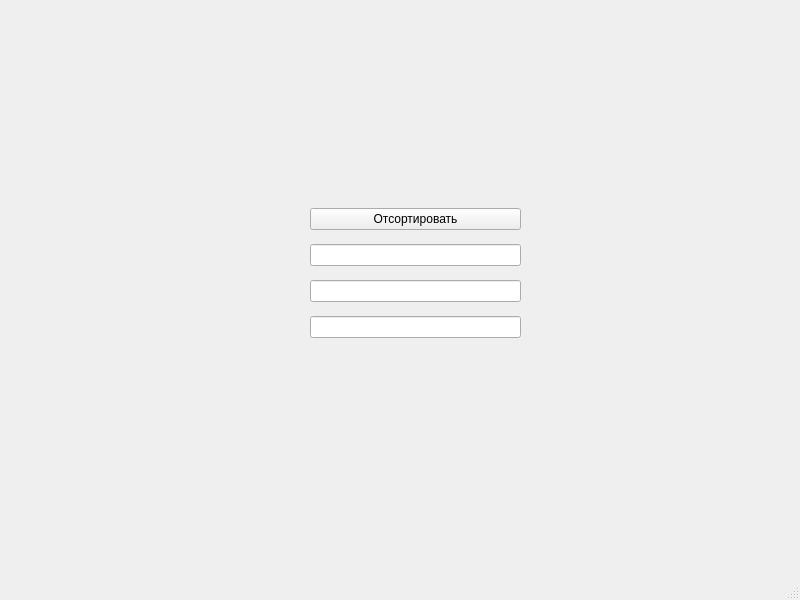
<?xml version="1.0" encoding="UTF-8"?>
<ui version="4.0">
 <class>MainWindow</class>
 <widget class="QMainWindow" name="MainWindow">
  <property name="geometry">
   <rect>
    <x>0</x>
    <y>0</y>
    <width>800</width>
    <height>600</height>
   </rect>
  </property>
  <property name="windowTitle">
   <string>MainWindow</string>
  </property>
  <widget class="QWidget" name="centralwidget">
   <widget class="QWidget" name="layoutWidget">
    <property name="geometry">
     <rect>
      <x>310</x>
      <y>200</y>
      <width>211</width>
      <height>146</height>
     </rect>
    </property>
    <layout class="QVBoxLayout" name="verticalLayout">
     <item>
      <widget class="QPushButton" name="sortButton">
       <property name="text">
        <string>Отсортировать</string>
       </property>
      </widget>
     </item>
     <item>
      <widget class="QLineEdit" name="lineEditX">
       <property name="text">
        <string/>
       </property>
      </widget>
     </item>
     <item>
      <widget class="QLineEdit" name="lineEditY">
       <property name="text">
        <string/>
       </property>
      </widget>
     </item>
     <item>
      <widget class="QLineEdit" name="lineEditZ">
       <property name="text">
        <string/>
       </property>
      </widget>
     </item>
    </layout>
   </widget>
  </widget>
  <widget class="QMenuBar" name="menubar">
   <property name="geometry">
    <rect>
     <x>0</x>
     <y>0</y>
     <width>800</width>
     <height>22</height>
    </rect>
   </property>
  </widget>
  <widget class="QStatusBar" name="statusbar"/>
 </widget>
 <resources/>
 <connections/>
</ui>
